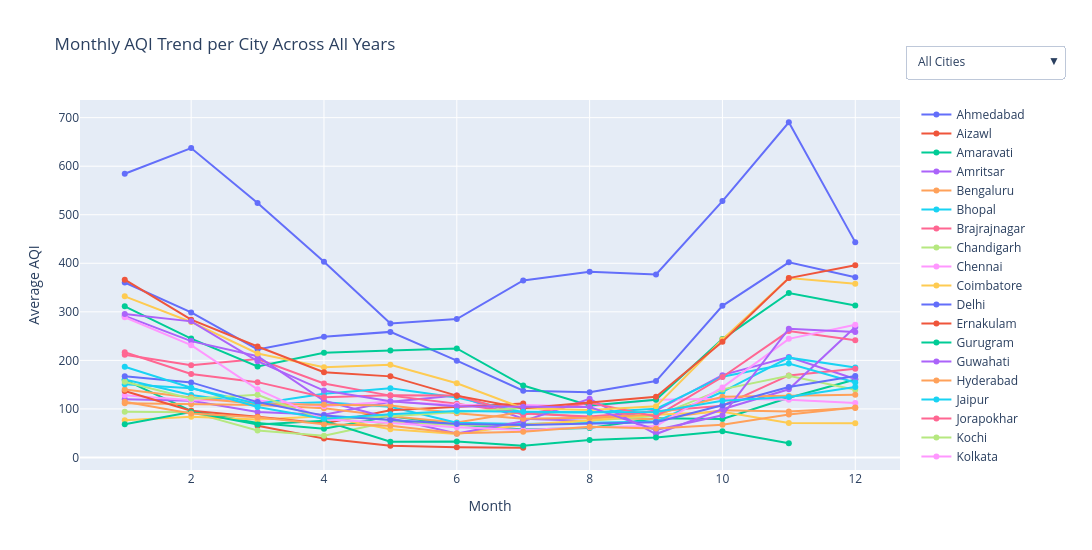

Here is the notebook cell this chart was saved with:
### Markdown cell above
## Monthly AQI Trend per City Across All Years
This chart shows the average AQI for each month, aggregated across all years, for every city. Each line represents a city, allowing comparison of how air quality typically changes through the year. The dropdown lets you focus on a single city or view all cities together.

### Code cell
city_month = df.groupby(["City", "Month"])["AQI"].mean().reset_index()

cities = city_month["City"].unique()

# --- Create figure with all city traces ---
fig = go.Figure()

for city in cities:
    df_city = city_month[city_month["City"] == city]
    
    fig.add_trace(go.Scatter(
        x=df_city["Month"],
        y=df_city["AQI"],
        mode="lines+markers",
        name=city,
        visible=True
    ))


# --- Create dropdown buttons ---
buttons = []

# Button 0: Show ALL cities
buttons.append(dict(
    label="All Cities",
    method="update",
    args=[
        {"visible": [True] * len(cities)},
        {"title": "Monthly AQI Trend per City Across All Years (All Cities)"}
    ]
))

# Button for each single city
for i, city in enumerate(cities):
    visible = [False] * len(cities)
    visible[i] = True

    buttons.append(dict(
        label=city,
        method="update",
        args=[
            {"visible": visible},
            {"title": f"Monthly AQI Trend — {city} Across All Years"}
        ]
    ))


fig.update_layout(
    updatemenus=[
        dict(
            active=0,
            buttons=buttons,
            x=1.20,
            y=1.15
        )
    ],
    title="Monthly AQI Trend per City Across All Years",
    xaxis_title="Month",
    yaxis_title="Average AQI",
    hovermode="x unified",
    width=1100,
    height=550
)

fig.show()

### Figure 1 — Plotly figure (JSON) as saved in the notebook; plotly's stock layout.template omitted (floating-point values rounded to 4 significant figures)
{"data": [{"mode": "lines+markers", "name": "Ahmedabad", "type": "scatter", "visible": true, "x": [1, 2, 3, 4, 5, 6, 7, 8, 9, 10, 11, 12], "y": [584.4, 637.3, 524.3, 403.0, 275.8, 285.0, 364.7, 382.6, 377.0, 528.2, 690.5, 443.6]}, {"mode": "lines+markers", "name": "Aizawl", "type": "scatter", "visible": true, "x": [3, 4, 5, 6, 7], "y": [65.35, 39.23, 24.19, 20.86, 20]}, {"mode": "lines+markers", "name": "Amaravati", "type": "scatter", "visible": true, "x": [1, 2, 3, 4, 5, 6, 7, 8, 9, 10, 11, 12], "y": [159.7, 95.86, 70.77, 59.38, 85.01, 68.08, 57.67, 60.87, 80.81, 79.29, 123.1, 160.5]}, {"mode": "lines+markers", "name": "Amritsar", "type": "scatter", "visible": true, "x": [1, 2, 3, 4, 5, 6, 7, 8, 9, 10, 11, 12], "y": [119.8, 116.7, 93.85, 87.83, 114.6, 127.5, 79.76, 74.91, 96.56, 169.6, 206.8, 161.6]}, {"mode": "lines+markers", "name": "Bengaluru", "type": "scatter", "visible": true, "x": [1, 2, 3, 4, 5, 6, 7, 8, 9, 10, 11, 12], "y": [111.7, 109.5, 108.3, 101.2, 84.74, 71.8, 93.96, 81.7, 78.46, 97.49, 94.45, 102.1]}, {"mode": "lines+markers", "name": "Bhopal", "type": "scatter", "visible": true, "x": [1, 2, 3, 4, 5, 6, 7, 9, 10, 11, 12], "y": [160.5, 128.6, 109.7, 113.8, 104.5, 71.67, 69, 73.85, 135.3, 205.6, 185.5]}, {"mode": "lines+markers", "name": "Brajrajnagar", "type": "scatter", "visible": true, "x": [1, 2, 3, 4, 5, 6, 7, 8, 9, 10, 11, 12], "y": [211.3, 190, 202.7, 152.5, 127.4, 110.6, 90.44, 84.12, 94.97, 106.6, 169.0, 183.0]}, {"mode": "lines+markers", "name": "Chandigarh", "type": "scatter", "visible": true, "x": [1, 2, 3, 4, 5, 6, 7, 9, 10, 11, 12], "y": [94.06, 93.38, 55.42, 44.59, 74.13, 66.5, 66, 85.16, 140.2, 168.5, 139.6]}, {"mode": "lines+markers", "name": "Chennai", "type": "scatter", "visible": true, "x": [1, 2, 3, 4, 5, 6, 7, 8, 9, 10, 11, 12], "y": [128.1, 117.6, 117.2, 105.4, 115.3, 107.8, 108.2, 105.2, 118.8, 121.0, 118.9, 112.2]}, {"mode": "lines+markers", "name": "Coimbatore", "type": "scatter", "visible": true, "x": [1, 2, 3, 4, 5, 6, 7, 8, 9, 10, 11, 12], "y": [76.43, 83.96, 78.27, 84.82, 57.93, 48.55, 67.5, 76.81, 87.72, 94.28, 71.17, 70.7]}, {"mode": "lines+markers", "name": "Delhi", "type": "scatter", "visible": true, "x": [1, 2, 3, 4, 5, 6, 7, 8, 9, 10, 11, 12], "y": [360.4, 298.8, 222.6, 248.4, 258.7, 199.4, 137.6, 134.4, 157.4, 312.3, 402.0, 371.2]}, {"mode": "lines+markers", "name": "Ernakulam", "type": "scatter", "visible": true, "x": [1, 2, 3, 4, 5, 6, 7], "y": [136.9, 96.17, 84.04, 70.1, 97.23, 103.8, 111]}, {"mode": "lines+markers", "name": "Gurugram", "type": "scatter", "visible": true, "x": [1, 2, 3, 4, 5, 6, 7, 8, 9, 10, 11, 12], "y": [311.4, 244.9, 187.6, 215.8, 220.1, 224.6, 148.1, 107.1, 119, 243.8, 338.9, 313.2]}, {"mode": "lines+markers", "name": "Guwahati", "type": "scatter", "visible": true, "x": [1, 2, 3, 4, 5, 6, 7, 8, 9, 10, 11, 12], "y": [291.6, 239.7, 208.5, 116.9, 80.85, 49.6, 74.53, 121, 48.23, 99.2, 140.4, 268.9]}, {"mode": "lines+markers", "name": "Hyderabad", "type": "scatter", "visible": true, "x": [1, 2, 3, 4, 5, 6, 7, 8, 9, 10, 11, 12], "y": [140.2, 123.7, 110.3, 108.5, 107.1, 91.01, 79.53, 81.56, 88.91, 125.2, 126.7, 129.1]}, {"mode": "lines+markers", "name": "Jaipur", "type": "scatter", "visible": true, "x": [1, 2, 3, 4, 5, 6, 7, 8, 9, 10, 11, 12], "y": [151.0, 142.7, 110.6, 131.2, 142.5, 123.5, 93.3, 92.53, 100.2, 166.2, 193.6, 154.4]}, {"mode": "lines+markers", "name": "Jorapokhar", "type": "scatter", "visible": true, "x": [1, 2, 3, 4, 5, 6, 7, 8, 9, 10, 11, 12], "y": [216.8, 171.9, 155.2, 124.0, 128.0, 127.7, 87.98, 112.6, 84.67, 165.7, 260.3, 241.5]}, {"mode": "lines+markers", "name": "Kochi", "type": "scatter", "visible": true, "x": [1, 2, 3, 4, 5, 6, 7], "y": [156.1, 121.1, 129.2, 77.03, 84.72, 93.87, 102]}, {"mode": "lines+markers", "name": "Kolkata", "type": "scatter", "visible": true, "x": [1, 2, 3, 4, 5, 6, 7, 8, 9, 10, 11, 12], "y": [288.9, 231.3, 140.3, 78.46, 70.85, 62.31, 56.59, 62.19, 64.72, 144.3, 244.3, 273.6]}, {"mode": "lines+markers", "name": "Lucknow", "type": "scatter", "visible": true, "x": [1, 2, 3, 4, 5, 6, 7, 8, 9, 10, 11, 12], "y": [331.8, 279.1, 214.1, 185.7, 190.9, 152.9, 101.6, 97.81, 105.3, 242.9, 369.5, 357.7]}, {"mode": "lines+markers", "name": "Mumbai", "type": "scatter", "visible": true, "x": [1, 2, 3, 4, 5, 6, 7, 8, 9, 10, 11, 12], "y": [167.1, 154.6, 114.1, 86.2, 77.06, 69.02, 67.02, 69.26, 72.65, 107.4, 145.2, 167.7]}, {"mode": "lines+markers", "name": "Patna", "type": "scatter", "visible": true, "x": [1, 2, 3, 4, 5, 6, 7, 8, 9, 10, 11, 12], "y": [366.3, 283.8, 228.6, 175.5, 167.0, 127.4, 101.3, 113.0, 125.0, 238.4, 369.6, 396.0]}, {"mode": "lines+markers", "name": "Shillong", "type": "scatter", "visible": true, "x": [1, 2, 3, 4, 5, 6, 7, 8, 9, 10, 11], "y": [68.62, 93.58, 67.87, 75.75, 32.45, 32.68, 24, 36, 40.89, 54, 29.14]}, {"mode": "lines+markers", "name": "Talcher", "type": "scatter", "visible": true, "x": [1, 2, 3, 4, 5, 6, 7, 8, 9, 10, 11, 12], "y": [295.3, 280.4, 198.3, 137.9, 115.6, 105.6, 104.6, 103.8, 56.72, 86.92, 265.2, 258.3]}, {"mode": "lines+markers", "name": "Thiruvananthapuram", "type": "scatter", "visible": true, "x": [1, 2, 3, 4, 5, 6, 7, 8, 9, 10, 11, 12], "y": [114.6, 90.7, 83, 68.61, 65.2, 49.71, 53.21, 63.47, 59.89, 67.17, 88.31, 103.0]}, {"mode": "lines+markers", "name": "Visakhapatnam", "type": "scatter", "visible": true, "x": [1, 2, 3, 4, 5, 6, 7, 8, 9, 10, 11, 12], "y": [187.0, 143.7, 103.9, 79.91, 89.1, 95.85, 94.17, 93, 93.73, 116.9, 124.6, 145.1]}], "layout": {"height": 550, "hovermode": "x unified", "title": {"text": "Monthly AQI Trend per City Across All Years"}, "updatemenus": [{"active": 0, "buttons": [{"args": [{"visible": [true, true, true, true, true, true, true, true, true, true, true, true, true, true, true, true, true, true, true, true, true, true, true, true, true, true]}, {"title": "Monthly AQI Trend per City Across All Years (All Cities)"}], "label": "All Cities", "method": "update"}, {"args": [{"visible": [true, false, false, false, false, false, false, false, false, false, false, false, false, false, false, false, false, false, false, false, false, false, false, false, false, false]}, {"title": "Monthly AQI Trend — Ahmedabad Across All Years"}], "label": "Ahmedabad", "method": "update"}, {"args": [{"visible": [false, true, false, false, false, false, false, false, false, false, false, false, false, false, false, false, false, false, false, false, false, false, false, false, false, false]}, {"title": "Monthly AQI Trend — Aizawl Across All Years"}], "label": "Aizawl", "method": "update"}, {"args": [{"visible": [false, false, true, false, false, false, false, false, false, false, false, false, false, false, false, false, false, false, false, false, false, false, false, false, false, false]}, {"title": "Monthly AQI Trend — Amaravati Across All Years"}], "label": "Amaravati", "method": "update"}, {"args": [{"visible": [false, false, false, true, false, false, false, false, false, false, false, false, false, false, false, false, false, false, false, false, false, false, false, false, false, false]}, {"title": "Monthly AQI Trend — Amritsar Across All Years"}], "label": "Amritsar", "method": "update"}, {"args": [{"visible": [false, false, false, false, true, false, false, false, false, false, false, false, false, false, false, false, false, false, false, false, false, false, false, false, false, false]}, {"title": "Monthly AQI Trend — Bengaluru Across All Years"}], "label": "Bengaluru", "method": "update"}, {"args": [{"visible": [false, false, false, false, false, true, false, false, false, false, false, false, false, false, false, false, false, false, false, false, false, false, false, false, false, false]}, {"title": "Monthly AQI Trend — Bhopal Across All Years"}], "label": "Bhopal", "method": "update"}, {"args": [{"visible": [false, false, false, false, false, false, true, false, false, false, false, false, false, false, false, false, false, false, false, false, false, false, false, false, false, false]}, {"title": "Monthly AQI Trend — Brajrajnagar Across All Years"}], "label": "Brajrajnagar", "method": "update"}, {"args": [{"visible": [false, false, false, false, false, false, false, true, false, false, false, false, false, false, false, false, false, false, false, false, false, false, false, false, false, false]}, {"title": "Monthly AQI Trend — Chandigarh Across All Years"}], "label": "Chandigarh", "method": "update"}, {"args": [{"visible": [false, false, false, false, false, false, false, false, true, false, false, false, false, false, false, false, false, false, false, false, false, false, false, false, false, false]}, {"title": "Monthly AQI Trend — Chennai Across All Years"}], "label": "Chennai", "method": "update"}, {"args": [{"visible": [false, false, false, false, false, false, false, false, false, true, false, false, false, false, false, false, false, false, false, false, false, false, false, false, false, false]}, {"title": "Monthly AQI Trend — Coimbatore Across All Years"}], "label": "Coimbatore", "method": "update"}, {"args": [{"visible": [false, false, false, false, false, false, false, false, false, false, true, false, false, false, false, false, false, false, false, false, false, false, false, false, false, false]}, {"title": "Monthly AQI Trend — Delhi Across All Years"}], "label": "Delhi", "method": "update"}, {"args": [{"visible": [false, false, false, false, false, false, false, false, false, false, false, true, false, false, false, false, false, false, false, false, false, false, false, false, false, false]}, {"title": "Monthly AQI Trend — Ernakulam Across All Years"}], "label": "Ernakulam", "method": "update"}, {"args": [{"visible": [false, false, false, false, false, false, false, false, false, false, false, false, true, false, false, false, false, false, false, false, false, false, false, false, false, false]}, {"title": "Monthly AQI Trend — Gurugram Across All Years"}], "label": "Gurugram", "method": "update"}, {"args": [{"visible": [false, false, false, false, false, false, false, false, false, false, false, false, false, true, false, false, false, false, false, false, false, false, false, false, false, false]}, {"title": "Monthly AQI Trend — Guwahati Across All Years"}], "label": "Guwahati", "method": "update"}, {"args": [{"visible": [false, false, false, false, false, false, false, false, false, false, false, false, false, false, true, false, false, false, false, false, false, false, false, false, false, false]}, {"title": "Monthly AQI Trend — Hyderabad Across All Years"}], "label": "Hyderabad", "method": "update"}, {"args": [{"visible": [false, false, false, false, false, false, false, false, false, false, false, false, false, false, false, true, false, false, false, false, false, false, false, false, false, false]}, {"title": "Monthly AQI Trend — Jaipur Across All Years"}], "label": "Jaipur", "method": "update"}, {"args": [{"visible": [false, false, false, false, false, false, false, false, false, false, false, false, false, false, false, false, true, false, false, false, false, false, false, false, false, false]}, {"title": "Monthly AQI Trend — Jorapokhar Across All Years"}], "label": "Jorapokhar", "method": "update"}, {"args": [{"visible": [false, false, false, false, false, false, false, false, false, false, false, false, false, false, false, false, false, true, false, false, false, false, false, false, false, false]}, {"title": "Monthly AQI Trend — Kochi Across All Years"}], "label": "Kochi", "method": "update"}, {"args": [{"visible": [false, false, false, false, false, false, false, false, false, false, false, false, false, false, false, false, false, false, true, false, false, false, false, false, false, false]}, {"title": "Monthly AQI Trend — Kolkata Across All Years"}], "label": "Kolkata", "method": "update"}, {"args": [{"visible": [false, false, false, false, false, false, false, false, false, false, false, false, false, false, false, false, false, false, false, true, false, false, false, false, false, false]}, {"title": "Monthly AQI Trend — Lucknow Across All Years"}], "label": "Lucknow", "method": "update"}, {"args": [{"visible": [false, false, false, false, false, false, false, false, false, false, false, false, false, false, false, false, false, false, false, false, true, false, false, false, false, false]}, {"title": "Monthly AQI Trend — Mumbai Across All Years"}], "label": "Mumbai", "method": "update"}, {"args": [{"visible": [false, false, false, false, false, false, false, false, false, false, false, false, false, false, false, false, false, false, false, false, false, true, false, false, false, false]}, {"title": "Monthly AQI Trend — Patna Across All Years"}], "label": "Patna", "method": "update"}, {"args": [{"visible": [false, false, false, false, false, false, false, false, false, false, false, false, false, false, false, false, false, false, false, false, false, false, true, false, false, false]}, {"title": "Monthly AQI Trend — Shillong Across All Years"}], "label": "Shillong", "method": "update"}, {"args": [{"visible": [false, false, false, false, false, false, false, false, false, false, false, false, false, false, false, false, false, false, false, false, false, false, false, true, false, false]}, {"title": "Monthly AQI Trend — Talcher Across All Years"}], "label": "Talcher", "method": "update"}, {"args": [{"visible": [false, false, false, false, false, false, false, false, false, false, false, false, false, false, false, false, false, false, false, false, false, false, false, false, true, false]}, {"title": "Monthly AQI Trend — Thiruvananthapuram Across All Years"}], "label": "Thiruvananthapuram", "method": "update"}, {"args": [{"visible": [false, false, false, false, false, false, false, false, false, false, false, false, false, false, false, false, false, false, false, false, false, false, false, false, false, true]}, {"title": "Monthly AQI Trend — Visakhapatnam Across All Years"}], "label": "Visakhapatnam", "method": "update"}], "x": 1.2, "y": 1.15}], "width": 1100, "xaxis": {"title": {"text": "Month"}}, "yaxis": {"title": {"text": "Average AQI"}}}}
